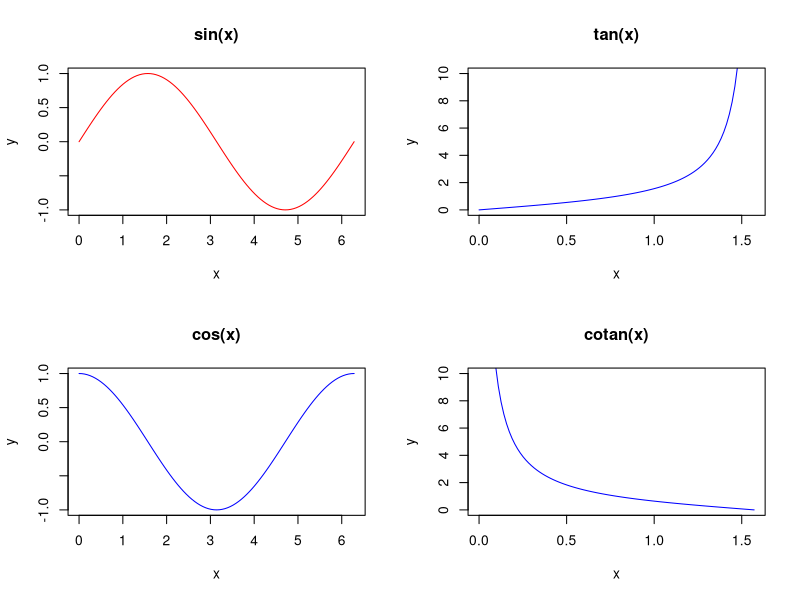

Write the R code that produced this figure.
#!/usr/bin/env Rscript

png("Kurven.png",width=1000,height=1000)

par(mfcol=c(2,2))

curve(sin(x)
    , 0 , 2*pi
    , col="red"
    , ylab="y"
    , main="sin(x)"
    )

curve(cos(x)
    , 0 , 2*pi
    , col="blue"
    , xlab="x"
    , ylab="y"
    , main="cos(x)"
    )

curve(tan(x)
    , 0 , pi/2
    , col="blue"
    , xlab="x"
    , ylab="y"
    , ylim=c(0,10)
    , main="tan(x)"
    )

curve(1/tan(x)
    , 0 , pi/2
    , col="blue"
    , xlab="x"
    , ylab="y"
    , ylim=c(0,10)
    , main="cotan(x)"
    )

dev.off()
